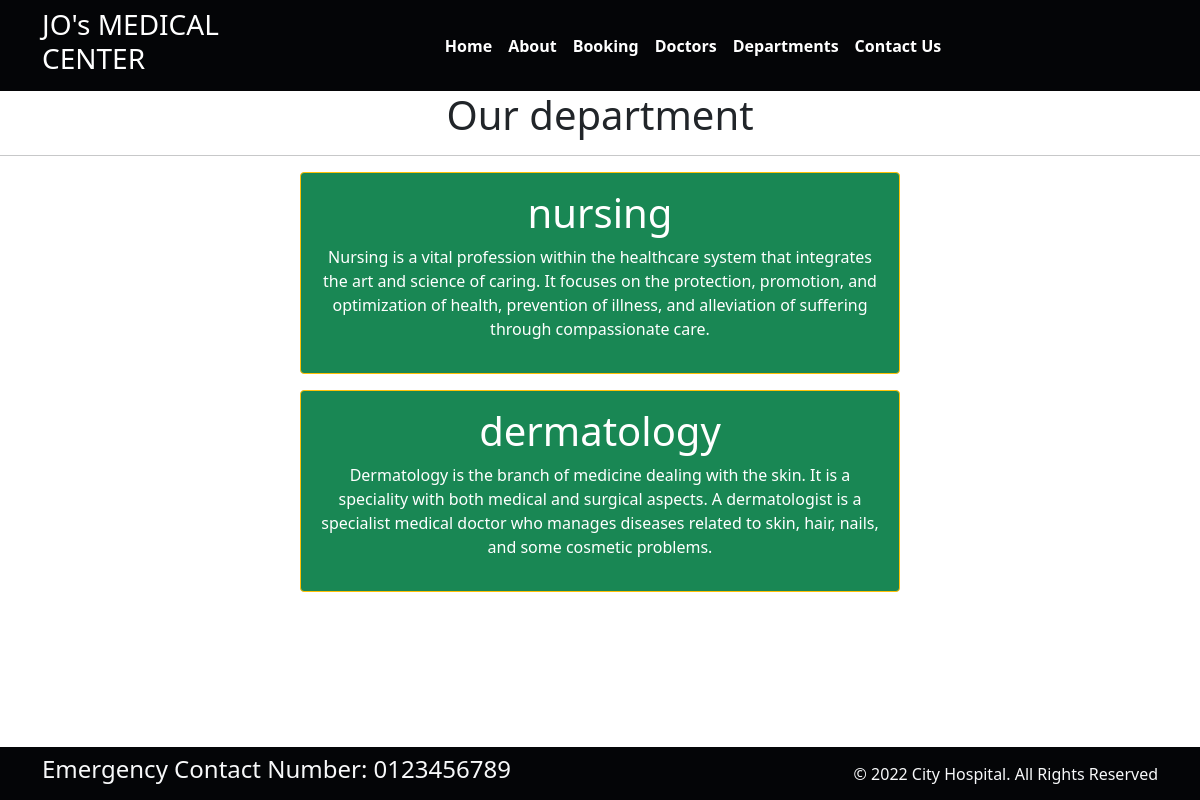
The page /department/ on the database as committed earlier.
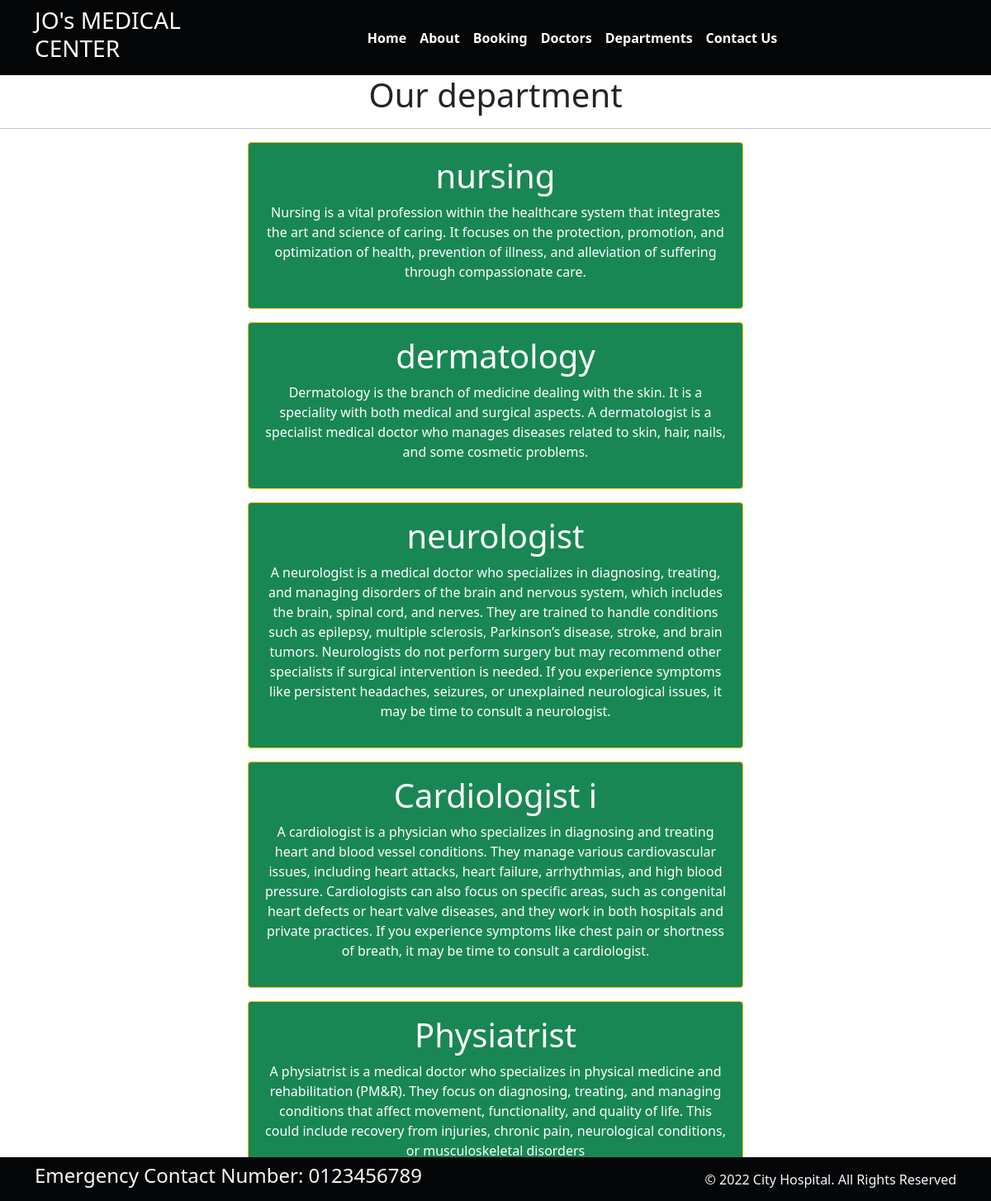
The same page on the database as committed later.
### home/models.py (models this page shows, shortened)
class Departments(models.Model):
    dep_name=models.CharField(max_length=100)
    dep_description=models.TextField()

### home/views.py (the view)
# urls.py: path('department/',views.department,name='department'),
def department(request):
    dict_dept={
        'dept':Departments.objects.all()
    }
    return render(request,'department.html',dict_dept)

### templates/department.html (shortened to what this page needs)
{% extends "base.html" %}
{% block content %}
<h1 class="text-center">Our department </h1>
<hr>
{% for d in dept %}
<div class="mx-auto w-50 bg-success text-center text-white p-3 my-3 border border-warning rounded">
    <h1>{{d.dep_name}}</h1>
    <p>{{d.dep_description}}</p>
</div>
{% endfor %}
{% endblock %}

Rows that differ between the two databases and show on the page:
added Departments: dep_name "neurologist", dep_description "A neurologist is a medical doctor who specializes in diagnosing, treating, and managing disorders of the brain and nervous system, which includes the brain, spinal cord, and nerves. They are trained to handle conditions such as epilepsy, multiple sclerosis, Parkinson’s disease, stroke, and brain tumors. Neurologists do not perform surgery but may recommend other specialists if surgical intervention is needed. If you experience symptoms like persistent headaches, seizures, or unexplained neurological issues, it may be time to consult a neurologist."
added Departments: dep_name "Cardiologist i", dep_description "A cardiologist is a physician who specializes in diagnosing and treating heart and blood vessel conditions. They manage various cardiovascular issues, including heart attacks, heart failure, arrhythmias, and high blood pressure. Cardiologists can also focus on specific areas, such as congenital heart defects or heart valve diseases, and they work in both hospitals and private practices. If you experience symptoms like chest pain or shortness of breath, it may be time to consult a cardiologist."
added Departments: dep_name "Physiatrist", dep_description "A physiatrist is a medical doctor who specializes in physical medicine and rehabilitation (PM&R). They focus on diagnosing, treating, and managing conditions that affect movement, functionality, and quality of life. This could include recovery from injuries, chronic pain, neurological conditions, or musculoskeletal disorders"
